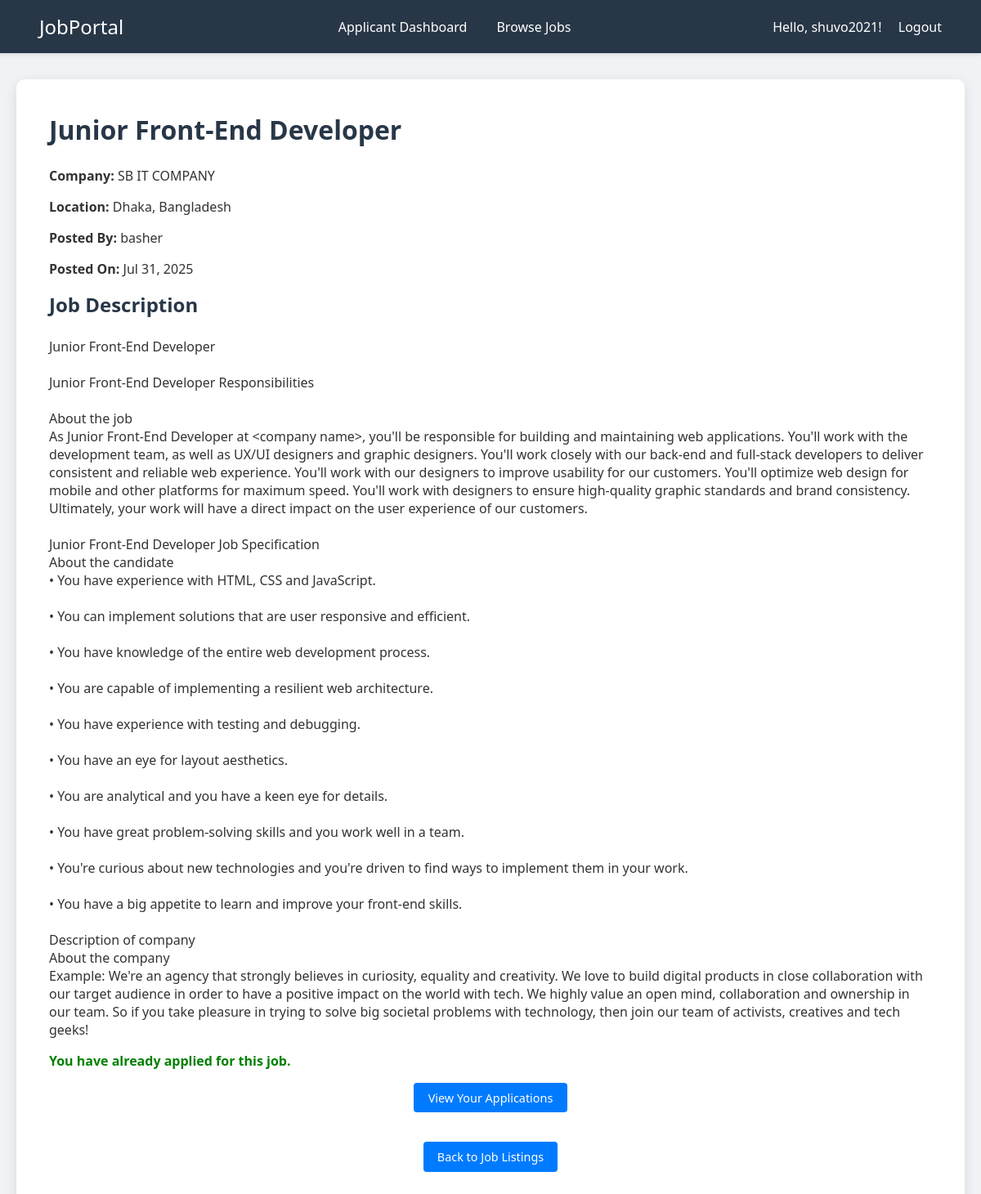
The app's page /jobs/1/ (signed in) with its own data.
### accounts/models.py (models this page shows, shortened)
class User(AbstractUser):
    USER_TYPE_CHOICES = (
        ('applicant', 'Applicant'),
        ('employer', 'Employer'),
    )
    user_type = models.CharField(max_length=10, choices=USER_TYPE_CHOICES, default='applicant')
    groups = models.ManyToManyField(
        Group,
        related_name='accounts_user_set',
        blank=True,
        help_text='The groups this user belongs to. A user will get all permissions granted to each of their groups.',
        verbose_name='groups'
    )
    user_permissions = models.ManyToManyField(
        Permission,
        related_name='accounts_user_set',
        blank=True,
        help_text='Specific permissions for this user.',
        verbose_name='user permissions'
    )
    def is_applicant(self):
        return self.user_type == 'applicant'
    def is_employer(self):
        return self.user_type == 'employer'

### jobs/models.py (models this page shows, shortened)
class Job(models.Model):
    title = models.CharField(max_length=255)
    company_name = models.CharField(max_length=255)
    location = models.CharField(max_length=255)
    description = models.TextField()
    posted_by = models.ForeignKey(settings.AUTH_USER_MODEL, on_delete=models.CASCADE, related_name='posted_jobs')
    created_at = models.DateTimeField(auto_now_add=True)

### jobs/views.py (the view)
# urls.py: path('jobs/<int:job_id>/', views.job_detail, name='job_detail'),
@login_required
def job_detail(request, job_id):
    job = get_object_or_404(Job, id=job_id)
    has_applied = False
    if request.user.is_authenticated and request.user.is_applicant():
        has_applied = Application.objects.filter(job=job, applicant=request.user).exists()
    return render(request, 'jobs/job_detail.html', {'job': job, 'has_applied': has_applied})

### jobs/templates/jobs/job_detail.html (shortened to what this page needs)
{% extends 'base.html' %}
{% block content %}
    <h1>{{ job.title }}</h1>
    <p><strong>Company:</strong> {{ job.company_name }}</p>
    <p><strong>Location:</strong> {{ job.location }}</p>
    <p><strong>Posted By:</strong> {{ job.posted_by.username }}</p>
    <p><strong>Posted On:</strong> {{ job.created_at|date:"M d, Y" }}</p>
    <h2>Job Description</h2>
    <p>{{ job.description|linebreaksbr }}</p>
    {% if user.is_applicant %}
        {% if has_applied %}
            <p style="color: green; font-weight: bold;">You have already applied for this job.</p>
            <p class="center-text"><a href="{% url 'applicant_dashboard' %}" class="button-link">View Your Applications</a></p>
        {% else %}
            <p class="center-text"><a href="{% url 'apply_job' job.id %}" class="button-link">Apply for this Job</a></p>
        {% endif %}
    {% elif user.is_employer %}
        <p class="center-text">As an employer, you cannot apply for jobs.</p>
        {% if job.posted_by == user %}
             <p class="center-text"><a href="{% url 'job_applicants' job.id %}" class="button-link">View Applicants for This Job</a></p>
        {% endif %}
    {% else %}
        <p class="center-text">Please <a href="{% url 'login' %}">log in as an applicant</a> to apply for jobs.</p>
    {% endif %}
    <p class="center-text"><a href="{% url 'job_list' %}" class="button-link" style="margin-top: 20px;">Back to Job Listings</a></p>
{% endblock %}

### templates/base.html (shortened to what this page needs)
<!DOCTYPE html>
<html lang="en">
<head>
</head>
<body>
    <nav>
        <div class="brand"><a href="{% url 'home' %}">JobPortal</a></div>
        <div>
            {% if user.is_authenticated %}
                {% if user.is_employer %}
                    <a href="{% url 'employer_dashboard' %}">Employer Dashboard</a>
                    <a href="{% url 'post_job' %}">Post Job</a>
                {% elif user.is_applicant %}
                    <a href="{% url 'applicant_dashboard' %}">Applicant Dashboard</a>
                    <a href="{% url 'job_list' %}">Browse Jobs</a>
                {% endif %}
            {% endif %}
        </div>
        <div>
            {% if user.is_authenticated %}
                <span>Hello, {{ user.username }}!</span>
                <a href="{% url 'logout' %}">Logout</a>
            {% else %}
                <a href="{% url 'login' %}">Login</a>
                <a href="{% url 'register_applicant' %}">Register</a>
            {% endif %}
        </div>
    </nav>
    <div class="container">
        {% block content %}
        {% endblock %}
    </div>
</body>
</html>

### templates/base.html (style rules this page uses)
body { font-family: 'Segoe UI', Tahoma, Geneva, Verdana, sans-serif; margin: 0; padding: 0; background-color: #f0f2f5; color: #333; }
nav { background-color: #283747; color: white; padding: 1rem 2rem; display: flex; justify-content: space-between; align-items: center; box-shadow: 0 2px 4px rgba(0,0,0,0.1); }
nav a { color: white; text-decoration: none; margin: 0 1rem; font-weight: 500; transition: color 0.3s ease; }
nav .brand { font-size: 1.5rem; font-weight: bold; }
.container { width: 90%; max-width: 1200px; margin: 2rem auto; background-color: white; padding: 2.5rem; border-radius: 10px; box-shadow: 0 4px 15px rgba(0,0,0,0.1); }
h1, h2, h3 { color: #283747; margin-top: 0; margin-bottom: 1.5rem; }
.center-text { text-align: center; }
.button-link { display: inline-block; background-color: #007bff; color: white; padding: 0.6em 1.2em; border: none; border-radius: 4px; text-decoration: none; font-size: 0.9em; transition: background-color 0.3s ease; }

### records on screen
User: username "shuvo2021"
Job: title "Junior Front-End Developer", company_name "SB IT COMPANY", location "Dhaka, Bangladesh", posted_by.username "basher", created_at "Jul 31, 2025", description "Junior Front-End Developer Junior Front-End Developer Responsibilities About the job As Junior Front-End Developer at <company name>, you'll be responsible for building and maintaining web applications. You'll work with the development team, as well as UX/UI designers and graphic designers. You'll work closely with our back-end and full-stack developers to deliver consistent and reliable web experience. You'll work with our designers to improve usability for our customers. You'll optimize web design for mobile and other platforms for maximum speed. You'll work with designers to ensure high-quality graphic standards and brand consistency. Ultimately, your work will have a direct impact on…"
